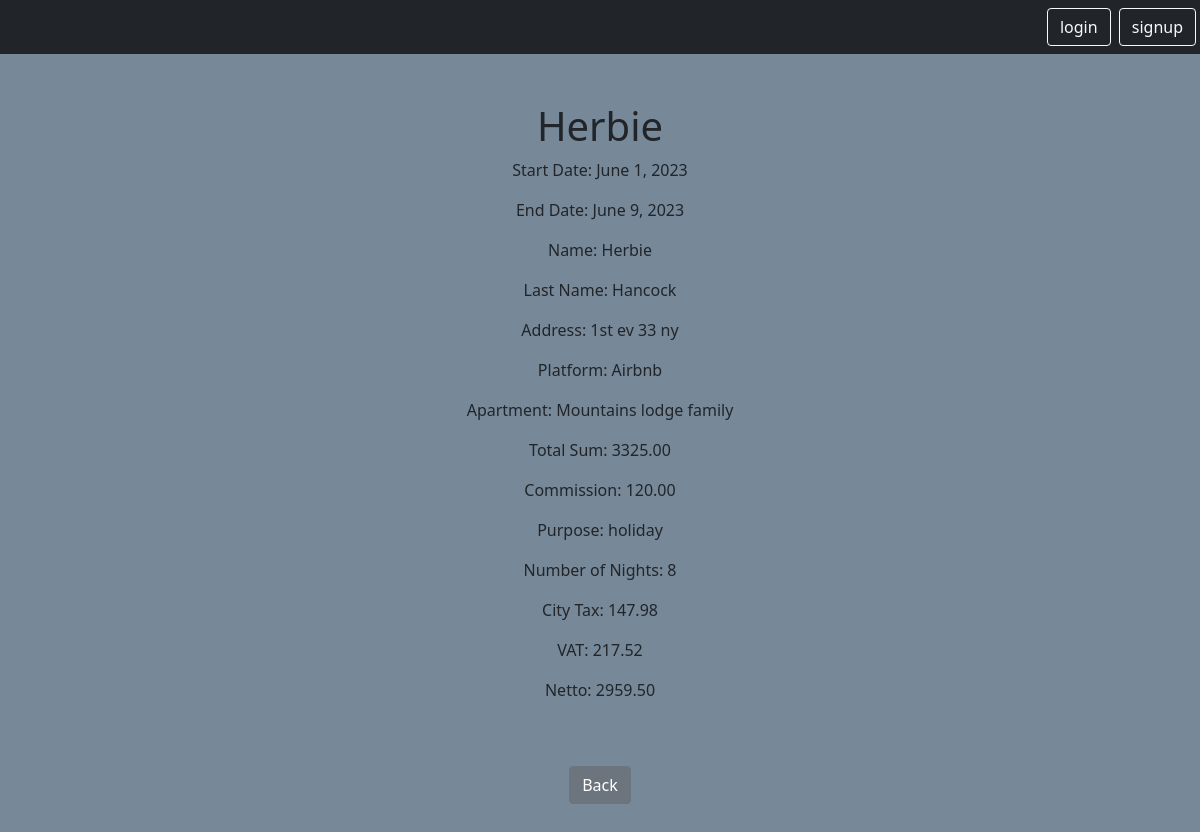
Before: /mini/invoice/2/ with the older database file.
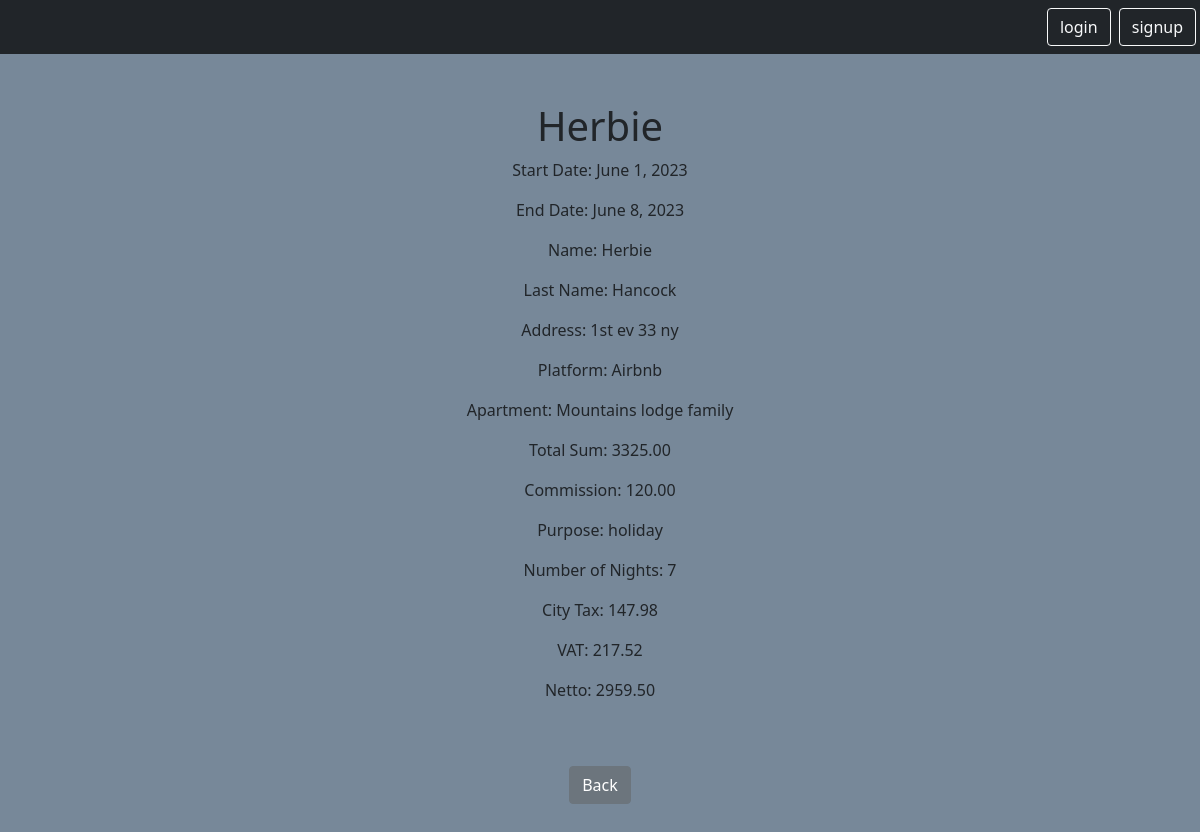
After: the same page with the newer database file.
### reservation/models.py (models this page shows, shortened)
class Reservation(models.Model):
    PURPOSE_CHOICES = [
        ("holiday", "holiday"),
        ("business", "business"),
        ("no-show", "no-show"),
    ]
    id = models.AutoField(primary_key=True)
    start_date = models.DateField(blank=True, null=True)
    end_date = models.DateField(blank=True, null=True)
    name = models.CharField(max_length=255)
    lname = models.CharField(max_length=255, blank=True)
    company = models.CharField(max_length=255, blank=True, null=True)
    address = models.CharField(max_length=255, blank=True, null=True)
    email = models.EmailField(blank=True, null=True)
    number_of_guests = models.IntegerField(blank=True, null=True)
    nationality = models.CharField(max_length=255, blank=True, null=True)
    t_sum = models.DecimalField(max_digits=10, decimal_places=2, blank=True, null=True)
    commission = models.DecimalField(
        max_digits=10, decimal_places=2, blank=True, null=True
    )
    rech_num = models.CharField(max_length=255, blank=True, null=True)
    link = models.URLField(blank=True, null=True)
    purpose = models.CharField(
        max_length=255, choices=PURPOSE_CHOICES, blank=True, null=True
    )
    comment = models.TextField(blank=True, null=True)
    user = models.ForeignKey(
        CustomUser, on_delete=models.CASCADE, related_name="reservation"
    )
    platform = models.ForeignKey(
        Platform, on_delete=models.CASCADE, related_name="reservation", blank=True
    )
    apartment = models.ForeignKey(
        Apartment, on_delete=models.CASCADE, related_name="reservation", blank=True
    )
    def get_applicable_tax_rate(self):
        try:
            result = TaxRate.objects.filter(start_date__lte=self.start_date).latest(
                "start_date"
            )
            print(result)
            return result
        except TaxRate.DoesNotExist:
            print("No tax rate found")
            return None
    def calculate_vat(self):
        tax_rate = self.get_applicable_tax_rate()
        if tax_rate:
            sum_no_vat = self.t_sum / (1 + (tax_rate.vat_rate / 100))
            return self.t_sum - sum_no_vat
        return 0
    def calculate_citytax(self):
        tax_rate = self.get_applicable_tax_rate()
        if tax_rate:
            sum_no_vat = self.t_sum / (1 + (tax_rate.vat_rate / 100))
            sum_no_vat_no_citytax = (self.t_sum - self.calculate_vat()) / (
                1 + (tax_rate.citytax_rate / 100)
            )
            return sum_no_vat - sum_no_vat_no_citytax
        return 0
    def calculate_netto(self):
        vat = self.calculate_vat()
        if self.purpose == "holiday":
            citytax = self.calculate_citytax()
            return self.t_sum - citytax - vat
        else:
            return self.t_sum - vat

class Platform(models.Model):
    user = models.ForeignKey(
        CustomUser,
        on_delete=models.CASCADE,
        related_name="platform",
        null=True,
        blank=True,
    )
    id = models.AutoField(primary_key=True)
    name = models.CharField(max_length=255, blank=True)
    address = models.CharField(max_length=255, blank=True)
    kundennummer = models.CharField(max_length=255, blank=True)
    tel = models.CharField(max_length=255, blank=True)
    login = models.CharField(max_length=255, blank=True)
    url = models.URLField(blank=True, null=True)
    def __str__(self):
        return self.name

class Apartment(models.Model):
    user = models.ForeignKey(
        CustomUser,
        on_delete=models.CASCADE,
        related_name="apartment",
        null=True,
        blank=True,
    )
    id = models.AutoField(primary_key=True)
    name = models.CharField(max_length=255)
    address = models.CharField(max_length=255)
    date_contract = models.DateField()
    def __str__(self):
        return self.name

### reservation/views.py (the view)
# urls.py: path('invoice/<int:pk>/', views.InvoiceDetailView.as_view(), name='invoice.detail'),
class InvoiceDetailView(DetailView):
    model = Reservation
    template_name = "invoice/inv_detail.html"
    context_object_name = "reservation"
    def get_context_data(self, **kwargs):
        context = super().get_context_data(**kwargs)
        reservation = self.object
        number_of_nights = (reservation.end_date - reservation.start_date).days
        citytax = reservation.calculate_citytax()
        vat = reservation.calculate_vat()
        netto = reservation.calculate_netto()
        context['number_of_nights'] = number_of_nights
        context['citytax'] = citytax
        context['vat'] = vat
        context['netto'] = netto
        return context

### reservation/models.py (called while the page is built)
    def __str__(self):
        return f"Steuersätze (ab {self.start_date}, {self.tax_zone}, {self.vat_rate}%, {self.citytax_rate}%)"

### reservation/templates/invoice/inv_detail.html (shortened to what this page needs)
{% extends 'base.html' %}
{% block content %}
<div class="invoice">
    <h1>{{ reservation.name }}</h1>
    <p>Start Date: {{ reservation.start_date }}</p>
    <p>End Date: {{ reservation.end_date }}</p>
    <p>Name: {{ reservation.name }}</p>
    <p>Last Name: {{ reservation.lname }}</p>
    <p>Address: {{ reservation.address }}</p>
    <p>Platform: {{ reservation.platform }}</p>
    <p>Apartment: {{ reservation.apartment }}</p>
    <p>Total Sum: {{ reservation.t_sum }}</p>
    <p>Commission: {{ reservation.commission }}</p>
    <p>Purpose: {{ reservation.purpose }}</p>
    <p>Number of Nights: {{ number_of_nights }}</p>
    {% if reservation.purpose == 'holiday' %}
        <p>City Tax: {{ citytax|floatformat:2 }}</p>
    {% endif %}
    <p>VAT: {{ vat|floatformat:2 }}</p>
    <p>Netto: {{ netto|floatformat:2 }}</p>
    <a href="{% url 'invoice.list' %}" class="btn btn-secondary my-5">Back</a>
</div>
{% endblock %}

Changed rows visible on the page:
changed Reservation "Herbie": end_date "June 9, 2023" → "June 8, 2023"
Other visible differences:
{{ number_of_nights }}: "8" → "7"
